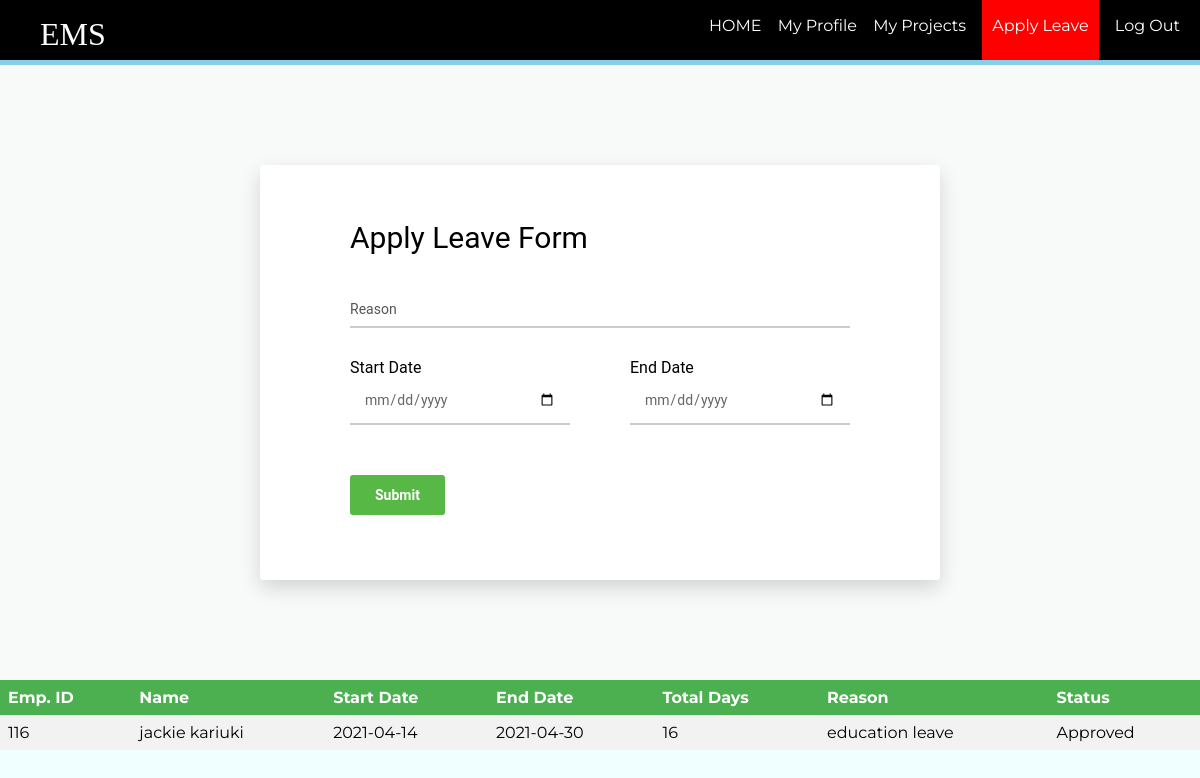
Page /employee/applyleave.php?id=116 on the committed database.
### tables this page shows
CREATE TABLE `employee_leave` (
  `id` int(11) DEFAULT NULL,
  `token` int(11) NOT NULL,
  `start` date DEFAULT NULL,
  `end` date DEFAULT NULL,
  `reason` char(100) DEFAULT NULL,
  `status` char(50) DEFAULT NULL
);

CREATE TABLE `employee` (
  `id` int(11) NOT NULL,
  `firstName` varchar(100) NOT NULL,
  `lastName` varchar(100) NOT NULL,
  `email` varchar(100) NOT NULL,
  `password` text NOT NULL,
  `birthday` date NOT NULL,
  `gender` varchar(10) NOT NULL,
  `contact` varchar(20) NOT NULL,
  `nid` int(20) NOT NULL,
  `address` varchar(100) DEFAULT NULL,
  `dept` varchar(100) NOT NULL,
  `degree` varchar(100) NOT NULL,
  `pic` text NOT NULL
);

### employee/applyleave.php (the view, shortened to what this page needs)
<?php
	$id = (isset($_GET['id']) ? $_GET['id'] : '');
	require_once ('process/dbh.php');
?>
<html>
<head>
	<link rel="stylesheet" type="text/css" href="styleapply.css">
</head>
<body bgcolor="#F0FFFF">
	<header>
		<nav>
			<h1>EMS</h1>
			<ul id="navli">
				<li><a class="homeblack" href="eloginwel.php?id=<?php echo $id?>"">HOME</a></li>
				<li><a class="homeblack" href="myprofile.php?id=<?php echo $id?>"">My Profile</a></li>
				<li><a class="homeblack" href="empproject.php?id=<?php echo $id?>"">My Projects</a></li>
				<li><a class="homered" href="applyleave.php?id=<?php echo $id?>"">Apply Leave</a></li>
				<li><a class="homeblack" href="elogin.html">Log Out</a></li>
			</ul>
		</nav>
	</header>
	<div class="divider"></div>
	<div class="page-wrapper bg-blue p-t-100 p-b-100 font-robo">
        <div class="wrapper wrapper--w680">
            <div class="card card-1">
                <div class="card-body">
                    <h2 class="title">Apply Leave Form</h2>
                    <form action="process/applyleaveprocess.php?id=<?php echo $id?>" method="POST">
                        <div class="input-group">
                            <input class="input--style-1" type="text" placeholder="Reason" name="reason">
                        </div>
                        <div class="row row-space">
                            <div class="col-2">
                            	<p>Start Date</p>
                                <div class="input-group">
                                    <input class="input--style-1" type="date" placeholder="start" name="start">
                                </div>
                            </div>
                            <div class="col-2">
                            	<p>End Date</p>
                                <div class="input-group">
                                    <input class="input--style-1" type="date" placeholder="end" name="end">
                                </div>
                            </div>
                        </div>
                        <div class="p-t-20">
                            <button class="btn btn--radius btn--green" type="submit">Submit</button>
                        </div>
                    </form>
                </div>
            </div>
        </div>
    </div>
	<table>
			<tr>
				<th align = "center">Emp. ID</th>
				<th align = "center">Name</th>
				<th align = "center">Start Date</th>
				<th align = "center">End Date</th>
				<th align = "center">Total Days</th>
				<th align = "center">Reason</th>
				<th align = "center">Status</th>
			</tr>
			<?php
				$sql = "Select employee.id, employee.firstName, employee.lastName, employee_leave.start, employee_leave.end, employee_leave.reason, employee_leave.status From employee, employee_leave Where employee.id = $id and employee_leave.id = $id order by employee_leave.token";
				$result = mysqli_query($conn, $sql);
				while ($employee = mysqli_fetch_assoc($result)) {
					$date1 = new DateTime($employee['start']);
					$date2 = new DateTime($employee['end']);
					$interval = $date1->diff($date2);
					echo "<tr>";
					echo "<td>".$employee['id']."</td>";
					echo "<td>".$employee['firstName']." ".$employee['lastName']."</td>";
					echo "<td>".$employee['start']."</td>";
					echo "<td>".$employee['end']."</td>";
					echo "<td>".$interval->days."</td>";
					echo "<td>".$employee['reason']."</td>";
					echo "<td>".$employee['status']."</td>";
				}
			?>
		</table>
</body>
</html>

### employee/styleapply.css (style rules this page uses)
body { margin: 0px; }
header { background: black; color: white; padding: 16px 20px 6px 40px; height: 60px; }
header h1 { display: inline; font-family: 'Times New Roman'; font-weight: 400; font-size: 32px; float: left; margin-top: 0px; margin-right: 10px; }
nav ul { display: inline; padding: 0px; float: right; }
nav ul li { display: inline-block; list-style-type: none; color: white; float: none; margin-left: 12px; }
nav ul li a { color: white; text-decoration: none; }
#navli { font-family: 'Montserrat', sans-serif; }
.homered { background-color: red; padding: 30px 10px 25px 10px; }
.divider { background-color: skyblue; height: 5px; }
.font-robo { font-family: "Roboto", "Arial", "Helvetica Neue", sans-serif; }
.row { display: -webkit-box; display: -webkit-flex; display: -moz-box; display: -ms-flexbox; display: flex; -webkit-flex-wrap: wrap; -ms-flex-wrap: wrap; flex-wrap: wrap; }
.row-space { -webkit-box-pack: justify; -webkit-justify-content: space-between; -moz-box-pack: justify; -ms-flex-pack: justify; justify-content: space-between; }
.col-2 { width: -webkit-calc((100% - 60px) / 2); width: -moz-calc((100% - 60px) / 2); width: calc((100% - 60px) / 2); }
html { -webkit-box-sizing: border-box; -moz-box-sizing: border-box; box-sizing: border-box; }
* { padding: 0; margin: 0; }
*, *:before, *:after { -webkit-box-sizing: inherit; -moz-box-sizing: inherit; box-sizing: inherit; }
h1, h2, h3, h4, h5, h6, blockquote, p, pre, dl, dd, ol, ul, figure, hr, fieldset, legend { margin: 0; padding: 0; }
table { border-collapse: collapse; border-spacing: 0; }
button { outline: none; background: none; border: none; }
.page-wrapper { min-height: 100; }
h1, h2, h3, h4, h5, h6 { font-weight: 400; }
h1 { font-size: 36px; }
h2 { font-size: 30px; }
.bg-blue { background: #F8F9F9; }
.p-t-100 { padding-top: 100px; }
.p-t-20 { padding-top: 20px; }
.p-b-100 { padding-bottom: 100px; }
.wrapper { margin: 0 auto; }
.wrapper--w680 { max-width: 680px; }
.btn { line-height: 40px; display: inline-block; padding: 0 25px; cursor: pointer; font-family: "Roboto", "Arial", "Helvetica Neue", sans-serif; color: #fff; -webkit-transition: all 0.4s ease; -o-transition: all 0.4s ease; -moz-transition: all 0.4s ease; transition: all 0.4s ease; font-size: 14px; font-weight: 700; }
.btn--radius { -webkit-border-radius: 3px; -moz-border-radius: 3px; border-radius: 3px; }
.btn--green { background: #57b846; }
input[type="date" i] { padding: 14px; }
input { outline: none; margin: 0; border: none; -webkit-box-shadow: none; -moz-box-shadow: none; box-shadow: none; width: 100%; font-size: 14px; font-family: inherit; }
.input-group { position: relative; margin-bottom: 30px; border-bottom: 2px solid #ccc; }
.input--style-1 { padding: 9px 0; color: #666; }
.title { margin-bottom: 37px; }
.card { overflow: hidden; -webkit-border-radius: 3px; -moz-border-radius: 3px; border-radius: 3px; background: #fff; }
.card-1 { -webkit-box-shadow: 0px 8px 20px 0px rgba(0, 0, 0, 0.15); -moz-box-shadow: 0px 8px 20px 0px rgba(0, 0, 0, 0.15); box-shadow: 0px 8px 20px 0px rgba(0, 0, 0, 0.15); }
.card-1 .card-body { padding: 0 90px; padding-top: 55px; padding-bottom: 65px; }
table { margin: 0px; margin-bottom: 100px; border-collapse: collapse; width: 100%; font-family: 'Montserrat', sans-serif; }
th, td { text-align: left; padding: 8px; }
tr:nth-child(even) { background-color: #f2f2f2 }
th { background-color: #4CAF50; color: white; }

### rows in the picture
employee_leave: id "116", id.firstName "jackie", id.lastName "kariuki", start "2021-04-14", end "2021-04-30", start+end "16", reason "education leave", status "Approved"
